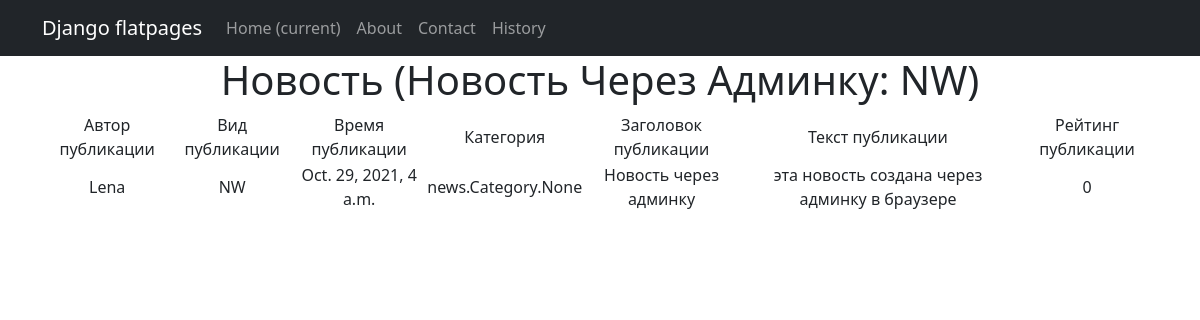
/news/4, run on an earlier commit of the app's database.
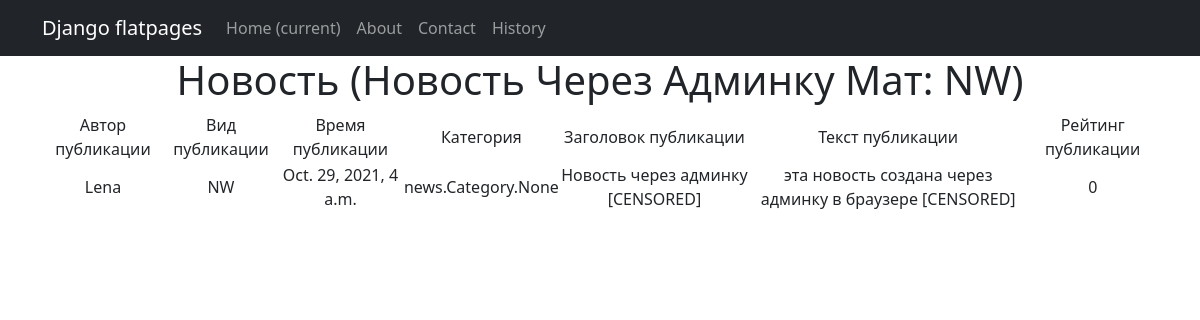
And on a later commit of the database.
### news/models.py (models this page shows, shortened)
class Post(models.Model):
    article = 'AR'
    news = 'NW'
    kind = [
        (article, 'Статья'),
        (news, 'Новость')
    ]
    author = models.ForeignKey(Author, on_delete=models.CASCADE)
    view = models.CharField(max_length=2, choices=kind, default=article)
    time_of_creation = models.DateTimeField(auto_now_add=True)
    category = models.ManyToManyField(Category) #through='PostCategory')
    title = models.CharField(max_length=128)
    text = models.TextField()
    post_rating = models.IntegerField(default=0)
    class Meta:
        verbose_name = 'Публикация'
        verbose_name_plural = 'Публикации'
    def __str__(self):
        return f'{self.title.title()}: {self.view}'

class Author(models.Model):
    author_user = models.OneToOneField(User, on_delete=models.CASCADE)
    author_rating = models.IntegerField(default=0)
    class Meta:
        verbose_name = 'Автор'
        verbose_name_plural = 'Авторы'
    def __str__(self):
        return f'{self.author_user}'

### news/views.py (the view)
# urls.py: path('<int:pk>', PostDetail.as_view()),
class PostDetail(DetailView):
    model = Post
    template_name = 'post.html'
    context_object_name = 'post'

### news/templatetags/custom_filters.py (called while the page is built)
@register.filter(name='censor')
def censor(value):
    censor_list = ['мат']
    text = value.split()
    for word in text:
        if word.lower() in censor_list:
            value = value.replace(word, '[CENSORED]')
    return value

### news/templates/news/post.html (shortened to what this page needs)
{% extends 'flatpages/default.html' %}
{% load custom_filters %}
{% block content %}
<h1>Новость ({{ post }}) </h1>
<table>
    <tr>
        <td>
            Автор публикации
        </td>
        <td>
            Вид публикации
        </td>
        <td>
            Время публикации
        </td>
        <td>
            Категория
        </td>
        <td>
            Заголовок публикации
        </td>
        <td>
            Текст публикации
        </td>
        <td>
            Рейтинг публикации
        </td>
    </tr>
    <tr>
        <td>
            {{ post.author }}
        </td>
        <td>
            {{ post.view }}
        </td>
        <td>
            {{ post.time_of_creation }}
        </td>
        <td>
            {{ post.category }}
        </td>
        <td>
            {{ post.title|censor }}
        </td>
        <td>
            {{ post.text|censor }}
        </td>
        <td>
            {{ post.post_rating }}
        </td>
    </tr>
</table>
{% endblock content %}

What changed in the data, as far as the page shows it:
changed Post "NW": title+view "Новость Через Админку: NW" → "Новость Через Админку Мат: NW"; title|censor "Новость через админку" → "Новость через админку [CENSORED]"; text|censor "эта новость создана через админку в браузере" → "эта новость создана через админку в браузере [CENSORED]"
